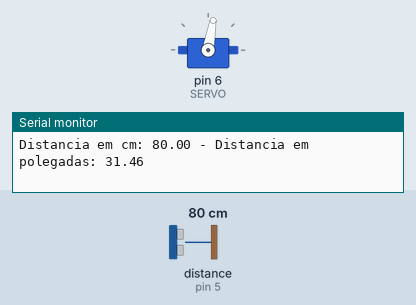
This sketch was run on a simulated Arduino Uno, built with avr-gcc and run on an emulated ATmega328P. Parts: servo, the last lines printed to the serial monitor. Inputs (shaded band) come from the test bench; at power-on: distance to the obstacle (sensor on pin 5) 80 cm. The echo pulse lasts 58.3 µs per cm.

Above: at 1.8 s.
1.9 s: distance to the obstacle (sensor on pin 5) set to 2 cm
At 3.0 s:
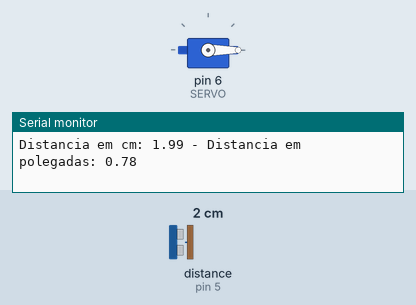
3.5 s: distance to the obstacle (sensor on pin 5) set to 35 cm
At 4.7 s:
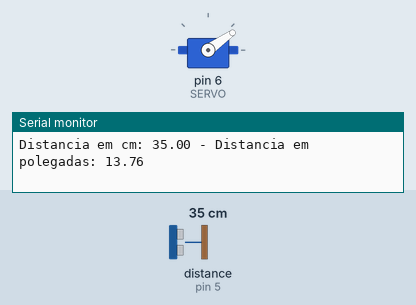
5.5 s: distance to the obstacle (sensor on pin 5) set to 60 cm
At 6.6 s:
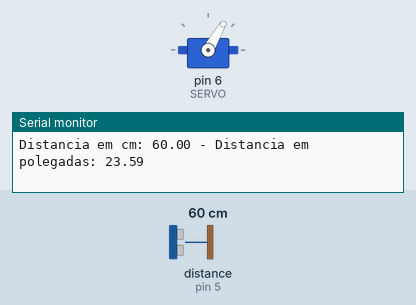
7.5 s: distance to the obstacle (sensor on pin 5) set to 120 cm
At 8.6 s:
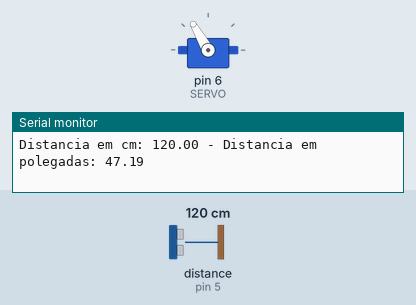
9.5 s: distance to the obstacle (sensor on pin 5) set to 250 cm
At 11.1 s:
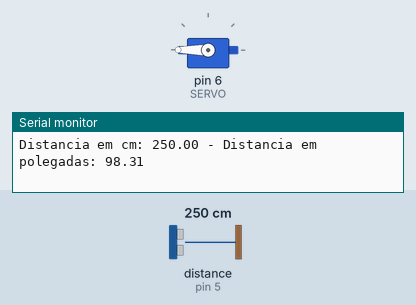
11.5 s: distance to the obstacle (sensor on pin 5) set to 4 cm
At 13.3 s:
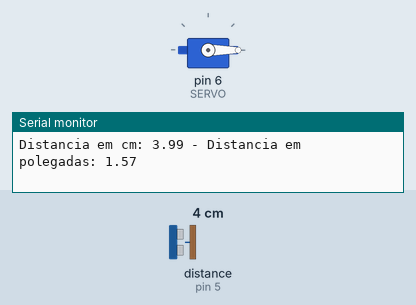
Timing chart, 0 to 14.5 s (numbered marks = the images above; inputs shaded):
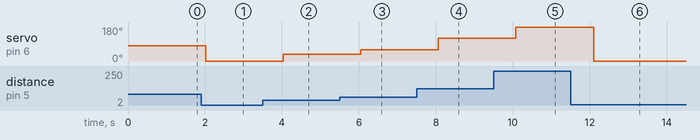

The sketch:

Sensor_de_Distancia.ino
```cpp
#include <Ultrasonic.h>
#include <Servo.h>

//Define os pinos para o trigger e echo
#define pino_trigger 4
#define pino_echo 5
#define SERVO 6

Servo s; // Variável Servo
int pos; // Posição Servo

//Inicializa o sensor nos pinos definidos acima
Ultrasonic ultrasonic(pino_trigger, pino_echo);

void setup()
{
  s.attach(SERVO);
  Serial.begin(9600);
  Serial.println("Lendo dados do sensor...");
}

void loop()
{
  //Le as informacoes do sensor, em cm e pol
  float cmMsec, inMsec;
  long microsec = ultrasonic.timing();
  cmMsec = ultrasonic.convert(microsec, Ultrasonic::CM);
  inMsec = ultrasonic.convert(microsec, Ultrasonic::IN);
  //Exibe informacoes no serial monitor
  Serial.print("Distancia em cm: ");
  Serial.print(cmMsec);
  Serial.print(" - Distancia em polegadas: ");
  Serial.println(inMsec);

  if (cmMsec > 30) {

    s.write(cmMsec);
    digitalWrite(13, HIGH);
  } else {
    s.write(0);
    digitalWrite(13, LOW);
  }
  delay(1000);
}
```

Measured:
- after the input at 1.9 s, servo on pin 6 (SERVO): 80° → 0° after 0.13 s
- after the input at 3.5 s, servo on pin 6 (SERVO): 0° → 35° after 0.53 s
- after the input at 5.5 s, servo on pin 6 (SERVO): 35° → 60° after 0.54 s
- after the input at 7.5 s, servo on pin 6 (SERVO): 60° → 120° after 0.56 s
- after the input at 9.5 s, servo on pin 6 (SERVO): 120° → 180° after 0.58 s
- after the input at 11.5 s, servo on pin 6 (SERVO): 180° → 0° after 0.60 s
